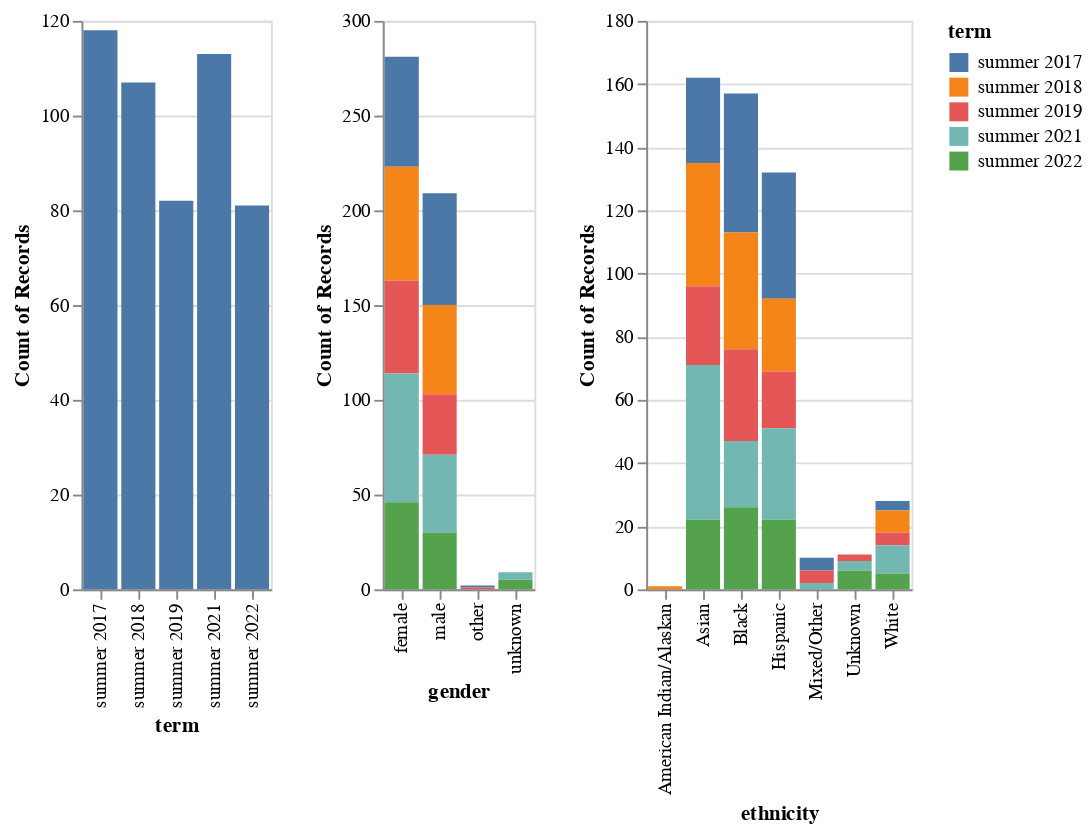

Write notebook code for a chart like this one.
### Code cell
df = pd.read_excel("gender_demographics.xlsx")
summer_df = df[df.term.str.contains('summer')]

df_2 =  pd.read_excel("ethnicity_demographics.xlsx")
summer_df_2 = df_2[df_2.term.str.contains('summer')]

selection = alt.selection_multi(fields=['term'], bind='legend')

total = alt.Chart(summer_df).mark_bar().encode(
    y = "count()",
    x = "term"
)

gender = alt.Chart(summer_df).mark_bar().encode(
    y="count()",
    x="gender",
    color="term",
    opacity=alt.condition(selection, alt.value(1), alt.value(0.2))
).add_selection(
    selection
)


ethnicity = alt.Chart(summer_df_2).mark_bar().encode(
    y="count()",
    x="ethnicity",
    color="term",
    opacity=alt.condition(selection, alt.value(1), alt.value(0.2))
).add_selection(
    selection
)
total | gender | ethnicity
#total

### Figure 1 — Vega-Lite specification as saved in the notebook (floating-point values rounded to 4 significant figures; data arrays with more than 128 entries replaced by an {"elided": "..."} marker saying what was removed)
{"config": {"view": {"continuousWidth": 400, "continuousHeight": 300}}, "hconcat": [{"mark": "bar", "encoding": {"x": {"field": "term", "type": "nominal"}, "y": {"aggregate": "count", "type": "quantitative"}}}, {"mark": "bar", "encoding": {"color": {"field": "term", "type": "nominal"}, "opacity": {"condition": {"value": 1, "selection": "selector001"}, "value": 0.2}, "x": {"field": "gender", "type": "nominal"}, "y": {"aggregate": "count", "type": "quantitative"}}, "selection": {"selector001": {"type": "multi", "fields": ["term"], "bind": "legend"}}}, {"data": {"name": "data-33051de76a8fd1231e8ab5a9b4bcbc56"}, "mark": "bar", "encoding": {"color": {"field": "term", "type": "nominal"}, "opacity": {"condition": {"value": 1, "selection": "selector001"}, "value": 0.2}, "x": {"field": "ethnicity", "type": "nominal"}, "y": {"aggregate": "count", "type": "quantitative"}}, "selection": {"selector001": {"type": "multi", "fields": ["term"], "bind": "legend"}}}], "data": {"name": "data-8f25138a08367bc797ea5ac22cc3127e"}, "$schema": "https://vega.github.io/schema/vega-lite/v4.17.0.json", "datasets": {"data-8f25138a08367bc797ea5ac22cc3127e": {"elided": "501 records"}, "data-33051de76a8fd1231e8ab5a9b4bcbc56": {"elided": "501 records"}}}
